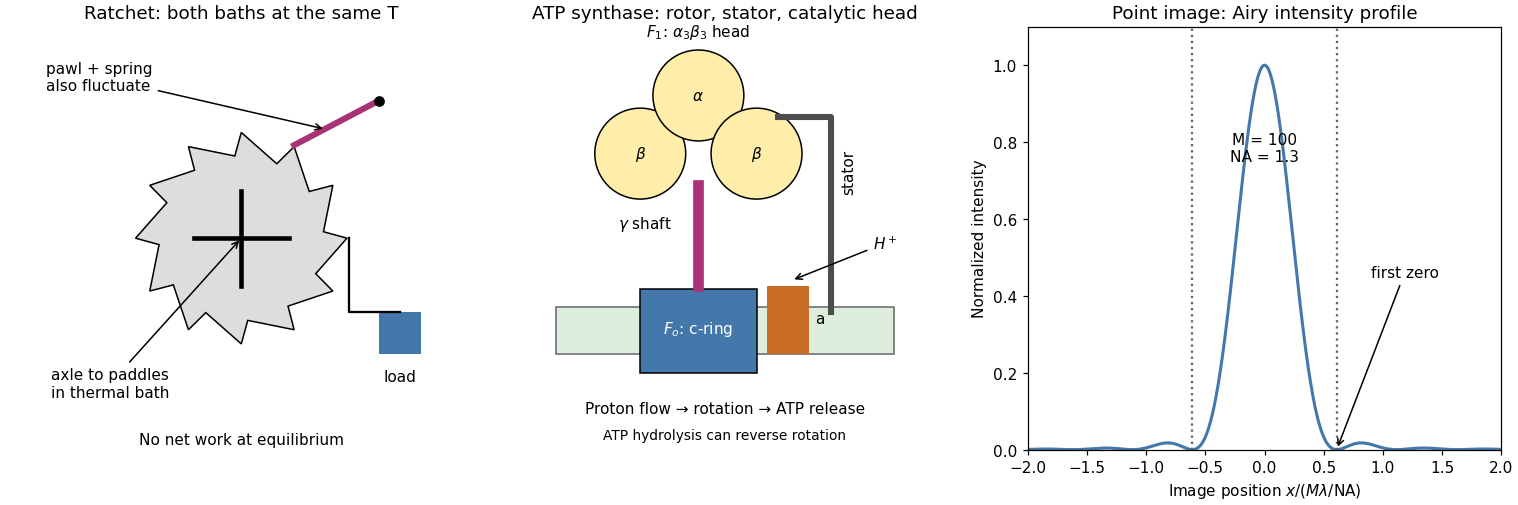

Write the Python code that produced this figure.
"""Original qualitative biophysical schematics; Python 3.14, NumPy, Matplotlib."""
from pathlib import Path
import matplotlib
matplotlib.use('Agg')
import matplotlib.pyplot as plt
from matplotlib.patches import Circle, Polygon, Rectangle
import numpy as np
plt.rcParams.update({'font.size':10,'figure.facecolor':'white','axes.facecolor':'white'})
fig,axs=plt.subplots(1,3,figsize=(13.8,4.6),layout='constrained')
a,b,c=axs
for ax in (a,b):ax.set_aspect('equal');ax.axis('off');ax.set_xlim(-2,2);ax.set_ylim(-2,2)
a.set_title('Ratchet: both baths at the same T')
angles=(np.repeat(np.arange(12),2)+np.tile([0,.15],12))*2*np.pi/12
r=np.where(np.arange(24)%2==0,1,.78)
a.add_patch(Polygon(np.c_[r*np.cos(angles),r*np.sin(angles)],fc='#dddddd',ec='black'))
a.plot([-.45,.45],[0,0],color='black',lw=3);a.plot([0,0],[-.45,.45],color='black',lw=3)
a.annotate('axle to paddles\nin thermal bath',(0,0),(-1.8,-1.5),arrowprops={'arrowstyle':'->'})
a.plot([.5,1.3],[.88,1.3],lw=4,color='#aa3377');a.plot(1.3,1.3,'ko')
a.annotate('pawl + spring\nalso fluctuate',(.8,1.03),(-1.85,1.4),arrowprops={'arrowstyle':'->'})
a.plot([1.02,1.02,1.5],[.0,-.7,-.7],color='black');a.add_patch(Rectangle((1.3,-1.1),.4,.4,fc='#4477aa'))
a.text(1.5,-1.35,'load',ha='center');a.text(0,-1.95,'No net work at equilibrium',ha='center')
b.set_title('ATP synthase: rotor, stator, catalytic head')
b.add_patch(Rectangle((-1.6,-1.1),3.2,.45,fc='#ddeedd',ec='0.4'))
b.add_patch(Rectangle((-.8,-1.28),1.1,.8,fc='#4477aa',ec='black'))
b.text(-.25,-.9,r'$F_o$: c-ring',ha='center',color='white')
b.add_patch(Rectangle((.4,-1.1),.4,.65,fc='#c96d24'));b.text(.9,-.8,'a',ha='center')
b.annotate(r'$H^+$',(.63,-.4),(1.4,-.1),arrowprops={'arrowstyle':'->'})
b.plot([-.25,-.25],[-.45,.5],color='#aa3377',lw=7)
b.text(-.5,.1,r'$\gamma$ shaft',ha='right')
b.plot([1,1,.5],[-.7,1.15,1.15],color='0.3',lw=4);b.text(1.1,.45,'stator',rotation=90)
for x,y,t in [(-.8,.8,r'$\beta$'),(-.25,1.35,r'$\alpha$'),(.3,.8,r'$\beta$')]:
 b.add_patch(Circle((x,y),.43,fc='#ffeeaa',ec='black'));b.text(x,y,t,ha='center',va='center')
b.text(-.25,1.91,r'$F_1$: $\alpha_3\beta_3$ head',ha='center')
b.text(0,-1.65,'Proton flow → rotation → ATP release',ha='center',fontsize=10)
b.text(0,-1.9,'ATP hydrolysis can reverse rotation',ha='center',fontsize=9)
c.set_title('Point image: Airy intensity profile')
x=np.linspace(-2,2,1601);q=2*np.pi*x
# Bessel J1 from its convergent series; no SciPy dependency.
j=np.zeros_like(q);term=q/2
for m in range(60):
 if m:term*=-(q/2)**2/(m*(m+1))
 j+=term
profile=np.ones_like(q);mask=q!=0;profile[mask]=(2*j[mask]/q[mask])**2
c.plot(x,profile,color='#4477aa',lw=2);c.axvline(.609835,ls=':',color='0.4');c.axvline(-.609835,ls=':',color='0.4')
c.annotate('first zero',(.609835,0),(.9,.45),arrowprops={'arrowstyle':'->'})
c.set_xlabel(r'Image position $x/(M\lambda/\mathrm{NA})$');c.set_ylabel('Normalized intensity');c.set_ylim(0,1.1);c.set_xlim(-2,2)
c.text(0,.75,'M = 100\nNA = 1.3',ha='center')
fig.savefig(Path.cwd()/Path(__file__).with_suffix('.png').name,dpi=110,facecolor='white')
